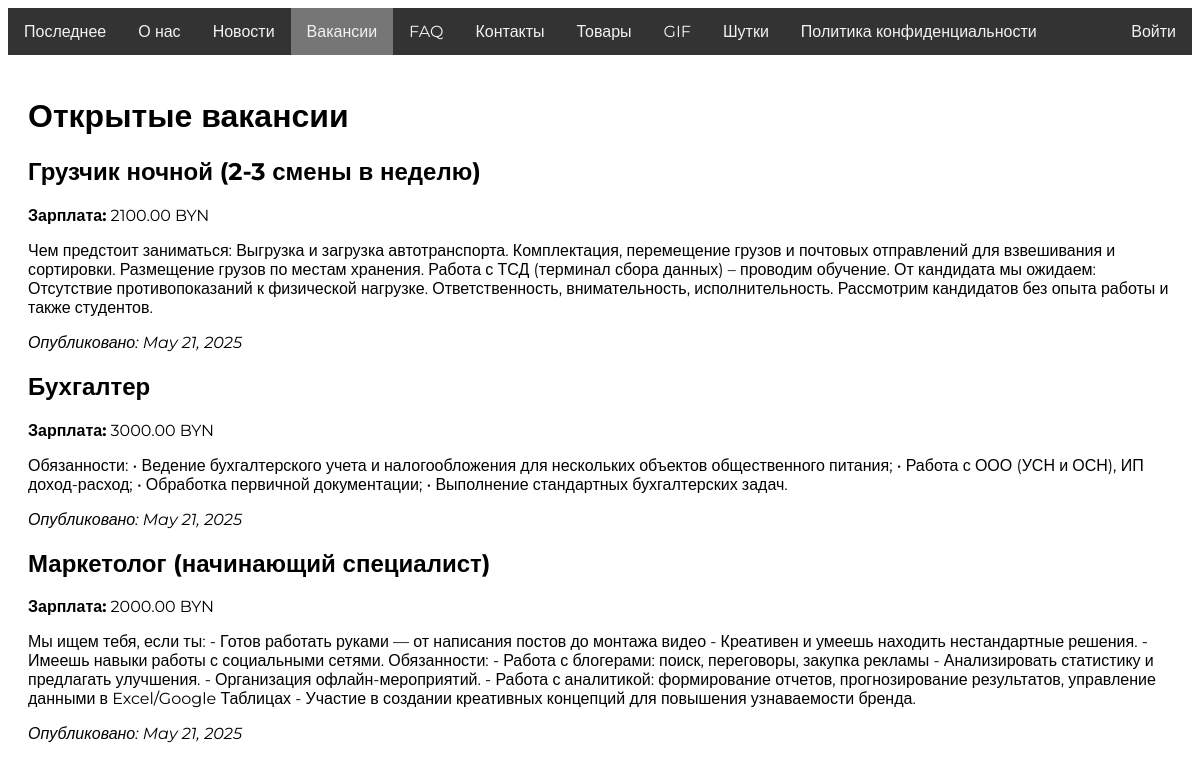
Page /vacancies/ on the committed database.
### OnlineShop/models.py (models this page shows, shortened)
class Vacancy(models.Model):
    objects = models.Manager()
    title = models.CharField(max_length=100)
    description = models.TextField()
    salary = models.DecimalField(max_digits=10, decimal_places=2, null=True, blank=True)
    published_date = models.DateField(auto_now_add=True)

### OnlineShop/views.py (the view)
# urls.py: path('vacancies/', views.vacancy_list, name='vacancy_list'),
def vacancy_list(request):
    vacancies = Vacancy.objects.order_by('-published_date')
    return render(request, 'vacancies.html', {'vacancies': vacancies})

### templates/vacancies.html (shortened to what this page needs)
<!DOCTYPE html>
{% load static %}
<html lang="en">
<head>
    <link rel="stylesheet" href="{% static 'css/styles.css' %}" />
</head>
<body class="body">
    <div class="navbar">
        <div class="left-items">
            <a href="#" id="latest" class="tab">Последнее</a>
            <a href="#" id="about" class="tab">О нас</a>
            <a href="#" id="news" class="tab">Новости</a>
            <a href="{% url 'vacancy_list' %}" id="vacancies" class="tab active">Вакансии</a>
            <a href="#" id="faq" class="tab">FAQ</a>
            <a href="#" id="contacts" class="tab">Контакты</a>
            <a href="#" id="products" class="tab">Товары</a>
            <a href="#" id="gif" class="tab">GIF</a>
            <a href="#" id="rand" class="tab">Шутки</a>
            <a href="{% url 'privacy_policy' %}" id="privacy-policy" class="tab">Политика конфиденциальности</a>
        </div>
        {% if user.is_authenticated %}
        <div class="sp">
            <span>Привет, {{ user.username }}!</span>
            <a href="/logout">Выйти</a>
        </div>
        {% else %}
            <a href="/login">Войти</a>
        {% endif %}
    </div>
    <div class="container">
        <h1>Открытые вакансии</h1>
        {% for vacancy in vacancies %}
        <div class="vacancy-card">
            <h2>{{ vacancy.title }}</h2>
            <p><strong>Зарплата:</strong>
                {% if vacancy.salary %}
                    {{ vacancy.salary }} BYN
                {% else %}
                    По договоренности
                {% endif %}
            </p>
            <p>{{ vacancy.description }}</p>
            <p><em>Опубликовано: {{ vacancy.published_date }}</em></p>
        </div>
        {% empty %}
        <p>На данный момент вакансий нет.</p>
        {% endfor %}
    </div>
</body>
</html>

### static/css/styles.css (style rules this page uses)
.body { font-family: Montserrat, sans-serif; }
* { font-family: Montserrat, sans-serif; }
.navbar { display: flex; justify-content: space-between; align-items: center; overflow: hidden; background-color: #333333; }
.left-items { display: flex; }
.navbar a { color: #f2f2f2; text-decoration: none; padding: 14px 16px; }
.container { padding: 20px; }
.active { background-color: #767676; color: #f9f9f9; }

### rows in the picture
Vacancy: title "Грузчик ночной (2-3 смены в неделю)", salary "2100.00", description "Чем предстоит заниматься: Выгрузка и загрузка автотранспорта. Комплектация, перемещение грузов и почтовых отправлений для взвешивания и сортировки. Размещение грузов по местам хранения. Работа с ТСД (терминал сбора данных) – проводим обучение. От кандидата мы ожидаем: Отсутствие противопоказаний к физической нагрузке. Ответственность, внимательность, исполнительность. Рассмотрим кандидатов без опыта работы и также студентов.", published_date "May 21, 2025"
Vacancy: title "Бухгалтер", salary "3000.00", description "Обязанности: • Ведение бухгалтерского учета и налогообложения для нескольких объектов общественного питания; • Работа с ООО (УСН и ОСН), ИП доход-расход; • Обработка первичной документации; • Выполнение стандартных бухгалтерских задач.", published_date "May 21, 2025"
Vacancy: title "Маркетолог (начинающий специалист)", salary "2000.00", description "Мы ищем тебя, если ты: - Готов работать руками — от написания постов до монтажа видео - Креативен и умеешь находить нестандартные решения. - Имеешь навыки работы с социальными сетями. Обязанности: - Работа с блогерами: поиск, переговоры, закупка рекламы - Анализировать статистику и предлагать улучшения. - Организация офлайн-мероприятий. - Работа с аналитикой: формирование отчетов, прогнозирование результатов, управление данными в Excel/Google Таблицах - Участие в создании креативных концепций для повышения узнаваемости бренда.", published_date "May 21, 2025"
